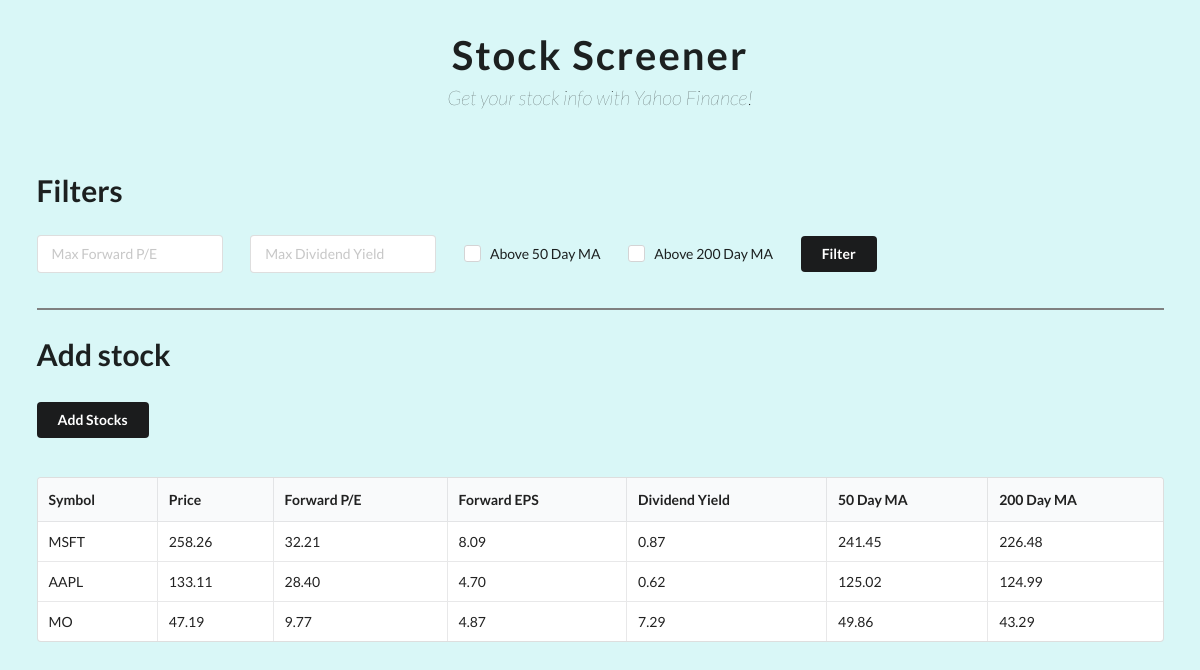
The page / on the database its author committed.
### db_models.py (models this page shows)
class Stock(Base):
    __tablename__ = "stocks"
    id = Column(Integer, primary_key=True, index=True)
    symbol = Column(String, unique=True, index=True)
    price = Column(Numeric(10, 2))
    forward_pe = Column(Numeric(10, 2))
    forward_eps = Column(Numeric(10, 2))
    dividend_yield = Column(Numeric(10, 2))
    ma50 = Column(Numeric(10, 2))
    ma200 = Column(Numeric(10, 2))

### main.py (the view)
@app.get("/")
def home(request: Request, forward_pe=None, dividend_yield=None, ma50=None, ma200=None, db: Session = Depends(get_db)):
    stocks = db.query(Stock)
    if forward_pe:
        stocks = stocks.filter(Stock.forward_pe < forward_pe)
    if dividend_yield:
        stocks = stocks.filter(Stock.dividend_yield > dividend_yield)
    if ma50:
        stocks = stocks.filter(Stock.price > Stock.ma50)
    if ma200:
        stocks = stocks.filter(Stock.price > Stock.ma200)
    return templates.TemplateResponse("home.html", {
        "request": request,
        "stocks": stocks,
        "dividend_yield": dividend_yield,
        "forward_pe": forward_pe,
        "ma200": ma200,
        "ma50": ma50
    })

### templates/home.html (shortened to what this page needs)
{% extends "layout.html" %}
{% block content %}
<h3 style="font-size:30px; margin-bottom: 25px;">Filters</h3>
<form method="get" style="margin-bottom: 35px">
<div class="ui input">
  <input name="forward_pe" type="text" placeholder="Max Forward P/E" value="{{ forward_pe or '' }}">
</div>
<div class="ui input" style="margin-left: 25px;">
  <input name="dividend_yield" type="text" placeholder="Max Dividend Yield" value="{{ dividend_yield or '' }}">
</div>
<div class="ui checkbox">
  <label style="margin-left: 25px;">Above 50 Day MA</label>
</div>
<div class="ui checkbox">
  <label style="margin-left: 25px;">Above 200 Day MA</label>
</div>
<button type="submit" class="ui button secondary" style="margin-left: 25px;">Filter</button>
</form>
<hr style="height:2px;border-width:0;color:gray;background-color:gray">
<h4 style="font-size:30px; margin-top: 25px;">Add stock</h4>
<button id="add_symbol" class="ui button secondary" style="margin-top: 15px; margin-bottom: 25px;">
    Add Stocks
</button>
<table class="ui celled table">
  <thead>
    <tr>
      <th>Symbol</th>
      <th>Price</th>
      <th>Forward P/E</th>
      <th>Forward EPS</th>
      <th>Dividend Yield</th>
      <th>50 Day MA</th>
      <th>200 Day MA</th>
    </tr>
  </thead>
  <tbody>
    {% for stock in stocks %}
    <tr>
      <td>{{ stock.symbol }}</td>
      <td>{{ stock.price }}</td>
      <td>{{ stock.forward_pe }}</td>
      <td>{{ stock.forward_eps }}</td>
      <td>{{ stock.dividend_yield }}</td>
      <td>{{ stock.ma50 }}</td>
      <td>{{ stock.ma200 }}</td>
    </tr>
    {% endfor %}
  </tbody>
</table>
{% endblock %}

### templates/layout.html (shortened to what this page needs)
<html>
    <head>
        <link rel="stylesheet" href="https://cdn.jsdelivr.net/npm/semantic-ui@2.4.2/dist/semantic.min.css">
    </head>
    <body>
        <div class="ui container">
            <h1 style="margin-top:30px;text-align:center; font-size : 40px; letter-spacing: 2px;">
                Stock Screener
            </h1>
                <h2 style="margin-top: -10px; text-align:center; font-size : 20px;margin-bottom:60px; font-weight:lighter; font-style:italic;">
                    Get your stock info with Yahoo Finance!
                </h2>
            {% block content %}
            {% endblock %}
        </div>
    </body>
</html>

### templates/layout.html (style rules this page uses)
body { background-color: rgb(217,247,247); }
h1 { text-align:center; font-size : 40px; }

### rows shown on the page
Stock: symbol "MSFT", price "258.26", forward_pe "32.21", forward_eps "8.09", dividend_yield "0.87", ma50 "241.45", ma200 "226.48"
Stock: symbol "AAPL", price "133.11", forward_pe "28.40", forward_eps "4.70", dividend_yield "0.62", ma50 "125.02", ma200 "124.99"
Stock: symbol "MO", price "47.19", forward_pe "9.77", forward_eps "4.87", dividend_yield "7.29", ma50 "49.86", ma200 "43.29"
